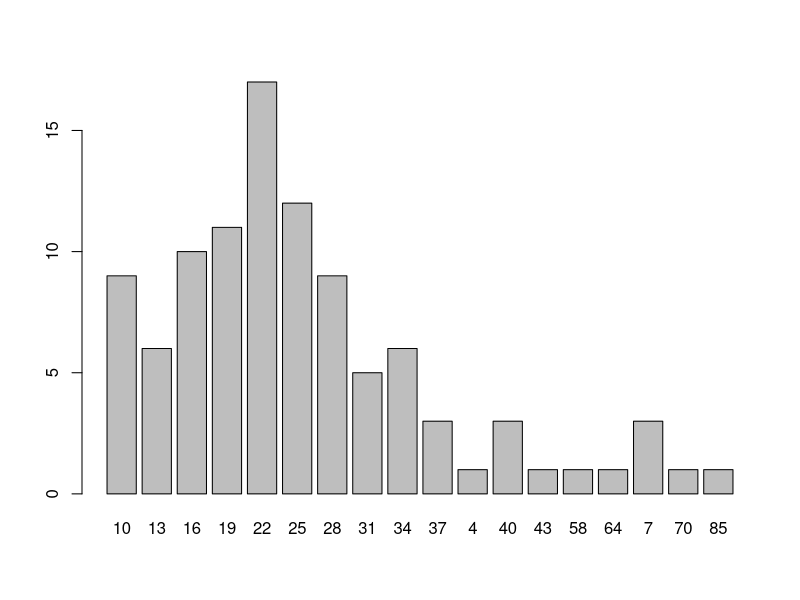

Write R code to recreate this figure.
#Code to solve the poisonous flowers puzzle

#Initialize
IterationLimit <- 100
InitFlwrCnt <- 100
NextSprayNum <- c()
NextSprayName <- c()
NextSprayKills <- 0
NextSprayGrowBack <- 0
CurrentFlwrCnt <- InitFlwrCnt
DATA <- structure(list(Iteration=integer(),
                       NextSprayNum=integer(),
                       NextSprayName=character(),
                       NextSprayKills=integer(),
                       NextSprayGrowBack=integer(),
                       NextSprayNetAffect=integer(),
                       CurrentFlwrCnt=integer()), 
              class = "data.frame")
Iteration <- 0

#Spray Types (killed, grow back)

Sprays <- data.frame(name = c('WeakSpray','MediumSpray','StrongSpray','IllegalSpray'), stringsAsFactors = FALSE)
Sprays$Num <- c(1,2,3,4)
Sprays$Kill <- c(3,5,14,17)
Sprays$GrowBack <- c(12,17,8,2)
Sprays$NetAffect <- Sprays$GrowBack - Sprays$Kill


#BEGIN WHILE LOOP#

while (Iteration < IterationLimit && CurrentFlwrCnt > 0) {

  Iteration <- Iteration + 1
  
  
    #Pick a next spray
    
    #If the current flower count = 3, 5, 14 or 17, use the corresponding spray to end the simulation, thus solving the problem
    if(is.na(match(CurrentFlwrCnt,Sprays$Kill)) == FALSE) {
      
      NextSprayNum <- match(CurrentFlwrCnt,Sprays$Kill)
      NextSprayName <- Sprays$name[NextSprayNum]
      NextSprayKills <- Sprays$Kill[NextSprayNum]
      NextSprayGrowBack <- 0
      
    } else {
      
                      ################## TODO pick one of the options that work randomly and continue
      #Sprays that will do something
      UsableSprays <- Sprays$Num[Sprays$Kill < CurrentFlwrCnt]
      
      #sprays that pretty much useless
      PointlessSprays <- Sprays$Num[(Sprays$Kill*6) < (CurrentFlwrCnt)]
      
      if (length(PointlessSprays) > 0 ) {
        possibleSprays <- UsableSprays[-c(PointlessSprays)]
      } else {
        possibleSprays <- UsableSprays
      }
                      
      NextSprayNum <- possibleSprays[round(runif(1,1,length(possibleSprays)))]


                      
                      #Just use the min
                        #NextSprayNum <- match(min(UsableSprays),Sprays$NetAffect)
                        #Sprays$NetAffect[Sprays$NetAffect>0]
                        #NextSprayNum <- round(runif(1,1,length(Sprays$NetAffect[Sprays$NetAffect>0])))
                    
                      
                      
                      NextSprayName <- Sprays$name[NextSprayNum]
                      NextSprayKills <- Sprays$Kill[NextSprayNum]
                      NextSprayGrowBack <- Sprays$GrowBack[NextSprayNum]
      
    }


################## TODO Record what happens
CurrentFlwrCnt <- CurrentFlwrCnt - NextSprayKills + NextSprayGrowBack
DATA[Iteration,] <- c(Iteration,NextSprayNum,NextSprayName,NextSprayKills,NextSprayGrowBack,NextSprayGrowBack-NextSprayKills,CurrentFlwrCnt)


#End of while loop
}

print(DATA)

barplot(table(DATA[,7]))
# rank(table(DATA[,7]))
# blah <- rank(table(DATA[,7]))
# sort(DATA[,7], decreasing=F)
# DATA[,7]
# typeof(CurrentFlwrCnt)
# DATA$CurrentFlwrCnt
